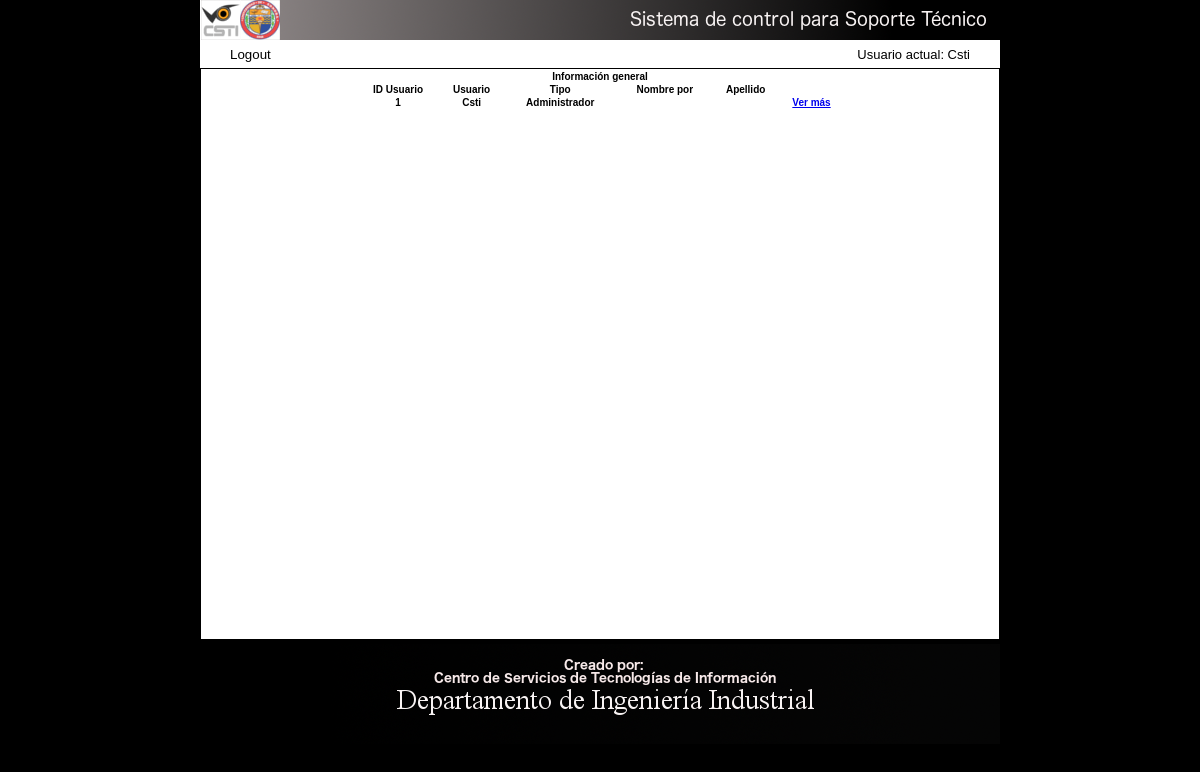
/users.php (signed in), run on the app's committed database.
### tables this page shows
create table if not exists usuario(
	idUsuario int not null auto_increment primary key,
    usuario varchar(50) not null unique,
    contraseña varchar(50) not null,
    tipo varchar(50) not null,
    nombre varchar(100) not null,
    apellido varchar(100) not null
);

### users.php (the view, shortened to what this page needs)
<!doctype html>
<?php $conn = new mysqli("localhost", "root", "1234", "sss_csti"); ?>
<html>
<head lang="es">
  <link rel="stylesheet" type="text/css" href="css/users.css">
</head>
<body>
  <nav><img src="images/banner.png" /></nav>
  <main>
    <div id='top'>
      <div class="left">
        <?php
        if (isset($_SESSION['usuario'])) {
          $visible = 'button';
        } else {
          header("Location:login.php");
        }
        ?>
        <input type='<?php echo $visible ?>' id='btnLogout' class="boton over" name='btnLogout' value='Logout' />
      </div>
      <div class="right">
        <font face='Arial' size='2px'>Usuario actual: <?php echo $_SESSION['usuario'];?></font>
      </div>
    </div>
    <section id="center">
      <div id="divcenter">
        <table id="showed_data">
          <tr>
            <th colspan="6">Información general</th>
          </tr>
          <tr>
            <th>ID Usuario</th>
            <th>Usuario</th>
            <th>Tipo</th>
            <th>Nombre por</th>
            <th>Apellido</th>
          </tr>
          <?php
          $sql = "select * from usuario";
          $res = $conn->query($sql);
          if ($res->num_rows === 0) {
            echo "<tr><th colspan='7'>No hay datos en la tabla!</th></tr>";
          } else {
            while ($rows = mysqli_fetch_array($res)) {
              echo "<tr>";
              echo "<th>" . $rows[0] . "</th>";
              echo "<th>" . $rows[1] . "</th>";
              echo "<th>" . $rows[3] . "</th>";
              echo "<th>" . $rows[4] . "</th>";
              echo "<th>" . $rows[5] . "</th>";
              echo "<th><a href='info_user.php?usuario=" . $rows[0] . "'>Ver más</a></th>";
              echo "</tr>";
            }
          }
          ?>
        </table>
      </div>
    </section>
  </main>
  <footer><img src="images/footer.png" /></footer>
</body>
</html>

### css/users.css (style rules this page uses)
* { margin: 0px; padding: 0px; }
body { width: 800px; margin: auto; background-color: black; display: block; }
nav { display: block; width: 800px; height: 40px; background-color: white; }
div#divcenter { width: 798px; height: 570px; overflow-y: scroll; border: 1px solid black; }
table#showed_data { width: 490px; margin: 0 auto; font-family: arial; font-size: 10px; }
main { display: inline-block; width: 800px; height: 600px; background-color: white; }
footer { width: 800px; height: 100px; background-color: gray; }
section#center { width: 510px; height: 406px; margin-top: 4px; background-color: white; align-content: center; }
.boton { cursor: pointer; }
.left { float:left; }
.right { text-align: right; }
input#btnLogout { padding: 0; border:none; background: white; margin-right: 10px; }
div#top { margin-top: 5px; margin-left: 30px; margin-right: 30px; margin-bottom: 5px; }

### data on the page
usuario: idUsuario "1", usuario "Csti", tipo "Administrador"

### other printed values
$_SESSION['usuario'] "Csti"
